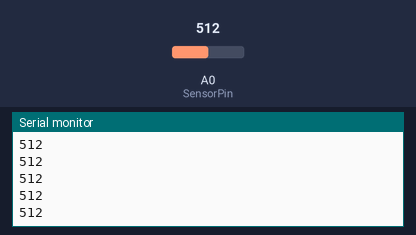
Recording of a sketch running on a simulated Arduino Uno, built with avr-gcc and run on an emulated ATmega328P. On the bench: the last lines printed to the serial monitor. The test bench sets the inputs (shaded band); at power-on: A0 (SensorPin) = 512.

Above: at 1.2 s.
1.3 s: A0 (SensorPin) set to 716
At 1.66 s:
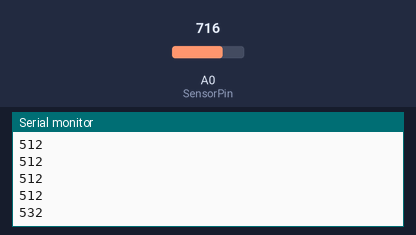
2.8 s: A0 (SensorPin) set to 900
At 2.86 s:
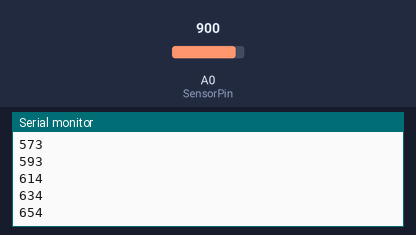
Timing chart, 0 to 5.8 s (numbered marks = the images above; inputs shaded):
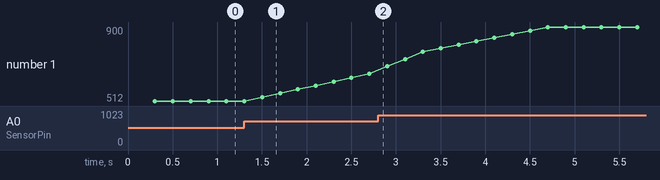

Measured:
- after the input at 1.3 s, the serial monitor: prints a new line after 0.20 s (image 1)
- plotted number 1: 512 → 654 after the input at 1.3 s, 654 → 900 after the input at 2.8 s

The sketch:

ArduinoCode.ino
```cpp
const int SensorPin = A0;
int rollingAverage;


int latestValues[10];
byte currentArrayIndex = 0;


unsigned long startMillis;
unsigned long currentMillis;
const unsigned long period = 200; // Delay between each write

void setup() {
  Serial.begin(9600);
  startMillis=millis();
}

void loop() {
  currentMillis = millis();
  if(currentMillis - startMillis >= period){
    latestValues[currentArrayIndex] = analogRead(SensorPin);
    delay(10);

    currentArrayIndex += 1;
    if(currentArrayIndex > 9){
      currentArrayIndex = 0;
    }

    if(latestValues[9] == 0){
      //Stops it from writing anything before the array is filled with values
      return;
    }

    int sumOfArray = 0;
    for(int i=0; i<10; i++){
      sumOfArray += latestValues[i];
    }
    rollingAverage = round(sumOfArray/10);

    Serial.print(rollingAverage);
    Serial.print("\n");

    startMillis = currentMillis;
  }
}
```
